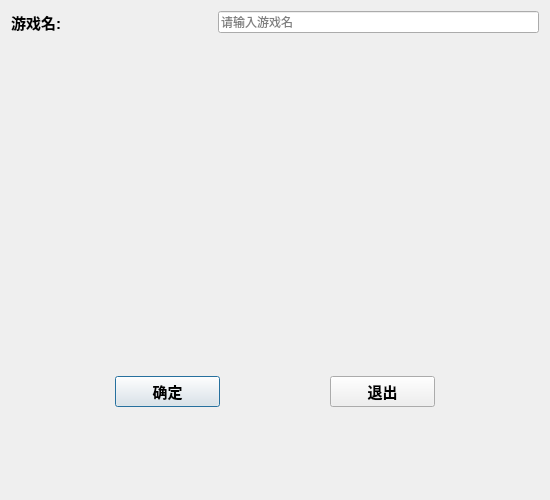
<?xml version="1.0" encoding="UTF-8"?>
<ui version="4.0">
 <class>newUserwindow</class>
 <widget class="QDialog" name="newUserwindow">
  <property name="geometry">
   <rect>
    <x>0</x>
    <y>0</y>
    <width>550</width>
    <height>500</height>
   </rect>
  </property>
  <property name="minimumSize">
   <size>
    <width>550</width>
    <height>500</height>
   </size>
  </property>
  <property name="maximumSize">
   <size>
    <width>550</width>
    <height>500</height>
   </size>
  </property>
  <property name="windowTitle">
   <string>Dialog</string>
  </property>
  <layout class="QVBoxLayout" name="verticalLayout_2">
   <item>
    <layout class="QVBoxLayout" name="verticalLayout" stretch="5,2,2,2,1">
     <item>
      <layout class="QHBoxLayout" name="horizontalLayout" stretch="3,2,8">
       <item>
        <widget class="QLabel" name="lab_name">
         <property name="font">
          <font>
           <family>Arial</family>
           <pointsize>11</pointsize>
           <weight>75</weight>
           <bold>true</bold>
          </font>
         </property>
         <property name="text">
          <string>游戏名:</string>
         </property>
        </widget>
       </item>
       <item>
        <spacer name="horizontalSpacer_2">
         <property name="orientation">
          <enum>Qt::Horizontal</enum>
         </property>
         <property name="sizeHint" stdset="0">
          <size>
           <width>40</width>
           <height>20</height>
          </size>
         </property>
        </spacer>
       </item>
       <item>
        <widget class="QLineEdit" name="le_name">
         <property name="placeholderText">
          <string>请输入游戏名</string>
         </property>
         <property name="clearButtonEnabled">
          <bool>true</bool>
         </property>
        </widget>
       </item>
      </layout>
     </item>
     <item>
      <widget class="QLabel" name="lab_display">
       <property name="text">
        <string/>
       </property>
      </widget>
     </item>
     <item>
      <spacer name="verticalSpacer">
       <property name="orientation">
        <enum>Qt::Vertical</enum>
       </property>
       <property name="sizeHint" stdset="0">
        <size>
         <width>247</width>
         <height>13</height>
        </size>
       </property>
      </spacer>
     </item>
     <item>
      <layout class="QHBoxLayout" name="horizontalLayout_2" stretch="1,1,1,1,1">
       <item>
        <spacer name="horizontalSpacer_3">
         <property name="orientation">
          <enum>Qt::Horizontal</enum>
         </property>
         <property name="sizeHint" stdset="0">
          <size>
           <width>40</width>
           <height>20</height>
          </size>
         </property>
        </spacer>
       </item>
       <item>
        <widget class="QPushButton" name="btn_confirm">
         <property name="font">
          <font>
           <family>Arial</family>
           <pointsize>11</pointsize>
           <weight>75</weight>
           <bold>true</bold>
          </font>
         </property>
         <property name="text">
          <string>确定</string>
         </property>
        </widget>
       </item>
       <item>
        <spacer name="horizontalSpacer">
         <property name="orientation">
          <enum>Qt::Horizontal</enum>
         </property>
         <property name="sizeHint" stdset="0">
          <size>
           <width>40</width>
           <height>20</height>
          </size>
         </property>
        </spacer>
       </item>
       <item>
        <widget class="QPushButton" name="btn_exit">
         <property name="font">
          <font>
           <family>Arial</family>
           <pointsize>11</pointsize>
           <weight>75</weight>
           <bold>true</bold>
          </font>
         </property>
         <property name="text">
          <string>退出</string>
         </property>
        </widget>
       </item>
       <item>
        <spacer name="horizontalSpacer_4">
         <property name="orientation">
          <enum>Qt::Horizontal</enum>
         </property>
         <property name="sizeHint" stdset="0">
          <size>
           <width>40</width>
           <height>20</height>
          </size>
         </property>
        </spacer>
       </item>
      </layout>
     </item>
     <item>
      <spacer name="verticalSpacer_2">
       <property name="orientation">
        <enum>Qt::Vertical</enum>
       </property>
       <property name="sizeHint" stdset="0">
        <size>
         <width>20</width>
         <height>40</height>
        </size>
       </property>
      </spacer>
     </item>
    </layout>
   </item>
  </layout>
 </widget>
 <resources/>
 <connections/>
</ui>
